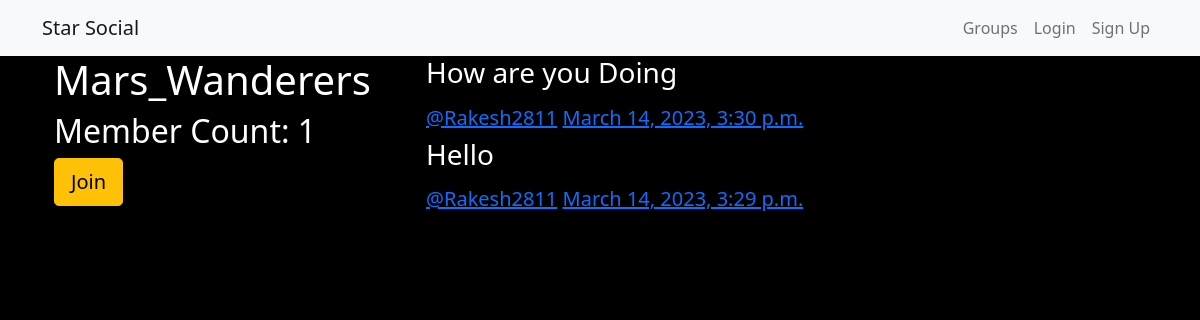
The page /groups/posts/in/mars_wanderers on the database its author committed.
### groups/models.py (models this page shows, shortened)
class Group(models.Model):
    name = models.CharField(max_length=255,unique=True)
    slug = models.SlugField(allow_unicode=True,unique=True)
    description = models.TextField(blank=True,default='')
    description_html = models.TextField(editable=False,default='',blank=True)
    members = models.ManyToManyField(User,through="GroupMember")
    class Meta:
        ordering = ['name']

### posts/models.py (models this page shows, shortened)
class Post(models.Model):
    user = models.ForeignKey(User,related_name='posts', on_delete=models.CASCADE)
    created_at = models.DateTimeField(auto_now=True)
    message = models.TextField()
    message_html = models.TextField(editable=False)
    group = models.ForeignKey(Group, on_delete=models.CASCADE,related_name='posts',null=True,blank=True)
    class Meta:
        ordering = ['-created_at']
        unique_together = ['user','message']

### groups/views.py (the view)
# urls.py: path('posts/in/<slug>',views.GroupDetailView.as_view(),name="single"),
class GroupDetailView(generic.DetailView):
    model = Group

### groups/templates/groups/group_detail.html
{% extends 'groups/group_base.html' %}
{% block pregroup %}
    <div class="col-md-4">
    <h1>{{group.name}}</h1>
    <h2>Member Count: {{ group.members.count }}</h2>
    <div class="content">
        {% if user in group.members.all %}
        <a href="{% url 'groups:leave' slug=group.slug %}" class="btn btn-lg btn-warning">Leave</a>
        {% else %}
        <a href="{% url 'groups:join' slug=group.slug %}" class="btn btn-lg btn-warning">Join</a>
        {% endif %}
    </div>
    </div>
{% endblock pregroup %}
    {% block group_content %}
        <div class="col-md-8">
            {% if group.posts.count == 0 %}
                <h2>No Posts in this group</h2>
            {% else %}
            {% for post in group.posts.all %}
                {% include 'posts/_post.html' %}
            {% endfor %}
            {% endif %}
        </div>
    {% endblock group_content %}

### posts/templates/posts/_post.html (shortened to what this page needs)
<div class="post media">
    <h3>{{post.message_html|safe}}</h3>
    <div class="media-body">
        <h5 class="media-heading">
            <span class="username">
                <a href="{% url 'posts:for_user' username=post.user.username %}">@{{post.user.username}}</a>
            </span>
            <time class="time">
                <a href="{% url 'posts:single' username=post.user.username pk=post.pk %}">{{post.created_at}}</a>
            </time>
        </h5>
    </div>
</div>

### static/simplesocial/css/master.css (style rules this page uses)
body { margin: 0; overflow: hidden; background-color: black; color:white; }

### rows shown on the page
Group: name "Mars_Wanderers", members.count "1"
Post: message_html "How are you Doing", user.username "Rakesh2811", created_at "March 14, 2023, 3:30 p.m."
Post: message_html "Hello", user.username "Rakesh2811", created_at "March 14, 2023, 3:29 p.m."
